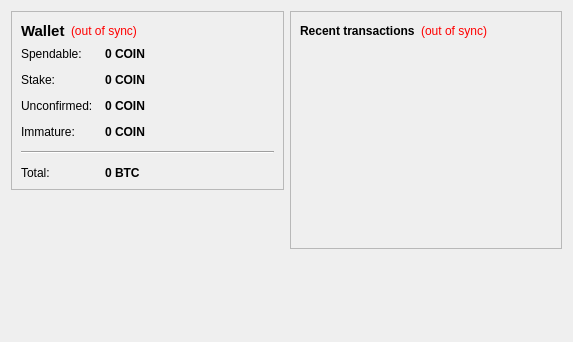
<?xml version="1.0" encoding="UTF-8"?>
<ui version="4.0">
 <class>OverviewPage</class>
 <widget class="QWidget" name="OverviewPage">
  <property name="geometry">
   <rect>
    <x>0</x>
    <y>0</y>
    <width>573</width>
    <height>342</height>
   </rect>
  </property>
  <property name="windowTitle">
   <string>Form</string>
  </property>
  <layout class="QHBoxLayout" name="horizontalLayout" stretch="1,1">
   <item>
    <layout class="QVBoxLayout" name="verticalLayout_2">
     <item>
      <widget class="QFrame" name="frame">
       <property name="frameShape">
        <enum>QFrame::StyledPanel</enum>
       </property>
       <property name="frameShadow">
        <enum>QFrame::Raised</enum>
       </property>
       <layout class="QVBoxLayout" name="verticalLayout_4">
        <item>
         <layout class="QHBoxLayout" name="horizontalLayout_4">
          <item>
           <widget class="QLabel" name="label_5">
            <property name="font">
             <font>
              <pointsize>11</pointsize>
              <weight>75</weight>
              <bold>true</bold>
             </font>
            </property>
            <property name="text">
             <string>Wallet</string>
            </property>
           </widget>
          </item>
          <item>
           <widget class="QLabel" name="labelWalletStatus">
            <property name="toolTip">
             <string>The displayed information may be out of date. Your wallet automatically synchronizes with the COIN network after a connection is established, but this process has not completed yet.</string>
            </property>
            <property name="styleSheet">
             <string notr="true">QLabel { color: red; }</string>
            </property>
            <property name="text">
             <string notr="true">(out of sync)</string>
            </property>
            <property name="alignment">
             <set>Qt::AlignLeading|Qt::AlignLeft|Qt::AlignVCenter</set>
            </property>
           </widget>
          </item>
          <item>
           <spacer name="horizontalSpacer_2">
            <property name="orientation">
             <enum>Qt::Horizontal</enum>
            </property>
            <property name="sizeHint" stdset="0">
             <size>
              <width>40</width>
              <height>20</height>
             </size>
            </property>
           </spacer>
          </item>
         </layout>
        </item>
        <item>
         <layout class="QFormLayout" name="formLayout_2">
          <property name="fieldGrowthPolicy">
           <enum>QFormLayout::AllNonFixedFieldsGrow</enum>
          </property>
          <property name="horizontalSpacing">
           <number>12</number>
          </property>
          <property name="verticalSpacing">
           <number>12</number>
          </property>
          <item row="0" column="0">
           <widget class="QLabel" name="label">
            <property name="text">
             <string>Spendable:</string>
            </property>
           </widget>
          </item>
          <item row="0" column="1">
           <widget class="QLabel" name="labelBalance">
            <property name="font">
             <font>
              <weight>75</weight>
              <bold>true</bold>
             </font>
            </property>
            <property name="cursor">
             <cursorShape>IBeamCursor</cursorShape>
            </property>
            <property name="toolTip">
             <string>Your current spendable balance</string>
            </property>
            <property name="text">
             <string notr="true">0 COIN</string>
            </property>
            <property name="textInteractionFlags">
             <set>Qt::LinksAccessibleByMouse|Qt::TextSelectableByKeyboard|Qt::TextSelectableByMouse</set>
            </property>
           </widget>
          </item>
          <item row="1" column="0">
           <widget class="QLabel" name="label_6">
            <property name="text">
             <string>Stake:</string>
            </property>
           </widget>
          </item>
          <item row="1" column="1">
           <widget class="QLabel" name="labelStake">
            <property name="font">
             <font>
              <weight>75</weight>
              <bold>true</bold>
             </font>
            </property>
            <property name="cursor">
             <cursorShape>IBeamCursor</cursorShape>
            </property>
            <property name="toolTip">
             <string>Total of coins that was staked, and do not yet count toward the current balance</string>
            </property>
            <property name="text">
             <string notr="true">0 COIN</string>
            </property>
            <property name="textInteractionFlags">
             <set>Qt::LinksAccessibleByMouse|Qt::TextSelectableByKeyboard|Qt::TextSelectableByMouse</set>
            </property>
           </widget>
          </item>
          <item row="2" column="0">
           <widget class="QLabel" name="label_3">
            <property name="text">
             <string>Unconfirmed:</string>
            </property>
           </widget>
          </item>
          <item row="2" column="1">
           <widget class="QLabel" name="labelUnconfirmed">
            <property name="font">
             <font>
              <weight>75</weight>
              <bold>true</bold>
             </font>
            </property>
            <property name="cursor">
             <cursorShape>IBeamCursor</cursorShape>
            </property>
            <property name="toolTip">
             <string>Total of transactions that have yet to be confirmed, and do not yet count toward the current balance</string>
            </property>
            <property name="text">
             <string notr="true">0 COIN</string>
            </property>
            <property name="textInteractionFlags">
             <set>Qt::LinksAccessibleByMouse|Qt::TextSelectableByKeyboard|Qt::TextSelectableByMouse</set>
            </property>
           </widget>
          </item>
          <item row="3" column="0">
           <widget class="QLabel" name="labelImmatureText">
            <property name="text">
             <string>Immature:</string>
            </property>
           </widget>
          </item>
          <item row="3" column="1">
           <widget class="QLabel" name="labelImmature">
            <property name="font">
             <font>
              <weight>75</weight>
              <bold>true</bold>
             </font>
            </property>
            <property name="toolTip">
             <string>Mined balance that has not yet matured</string>
            </property>
            <property name="text">
             <string notr="true">0 COIN</string>
            </property>
            <property name="textInteractionFlags">
             <set>Qt::LinksAccessibleByMouse|Qt::TextSelectableByKeyboard|Qt::TextSelectableByMouse</set>
            </property>
           </widget>
          </item>
          <item row="4" column="0" colspan="2">
           <widget class="Line" name="line">
            <property name="orientation">
             <enum>Qt::Horizontal</enum>
            </property>
           </widget>
          </item>
          <item row="5" column="0">
           <widget class="QLabel" name="labelTotalText">
            <property name="text">
             <string>Total:</string>
            </property>
           </widget>
          </item>
          <item row="5" column="1">
           <widget class="QLabel" name="labelTotal">
            <property name="font">
             <font>
              <weight>75</weight>
              <bold>true</bold>
             </font>
            </property>
            <property name="cursor">
             <cursorShape>IBeamCursor</cursorShape>
            </property>
            <property name="toolTip">
             <string>Your current total balance</string>
            </property>
            <property name="text">
             <string notr="true">0 BTC</string>
            </property>
            <property name="textInteractionFlags">
             <set>Qt::LinksAccessibleByMouse|Qt::TextSelectableByKeyboard|Qt::TextSelectableByMouse</set>
            </property>
           </widget>
          </item>
         </layout>
        </item>
       </layout>
      </widget>
     </item>
     <item>
      <spacer name="verticalSpacer">
       <property name="orientation">
        <enum>Qt::Vertical</enum>
       </property>
       <property name="sizeHint" stdset="0">
        <size>
         <width>20</width>
         <height>40</height>
        </size>
       </property>
      </spacer>
     </item>
    </layout>
   </item>
   <item>
    <layout class="QVBoxLayout" name="verticalLayout_3">
     <item>
      <widget class="QFrame" name="frame_2">
       <property name="frameShape">
        <enum>QFrame::StyledPanel</enum>
       </property>
       <property name="frameShadow">
        <enum>QFrame::Raised</enum>
       </property>
       <layout class="QVBoxLayout" name="verticalLayout">
        <item>
         <layout class="QHBoxLayout" name="horizontalLayout_2">
          <item>
           <widget class="QLabel" name="label_4">
            <property name="text">
             <string>&lt;b&gt;Recent transactions&lt;/b&gt;</string>
            </property>
           </widget>
          </item>
          <item>
           <widget class="QLabel" name="labelTransactionsStatus">
            <property name="toolTip">
             <string>The displayed information may be out of date. Your wallet automatically synchronizes with the COIN network after a connection is established, but this process has not completed yet.</string>
            </property>
            <property name="styleSheet">
             <string notr="true">QLabel { color: red; }</string>
            </property>
            <property name="text">
             <string notr="true">(out of sync)</string>
            </property>
            <property name="alignment">
             <set>Qt::AlignRight|Qt::AlignTrailing|Qt::AlignVCenter</set>
            </property>
           </widget>
          </item>
          <item>
           <spacer name="horizontalSpacer">
            <property name="orientation">
             <enum>Qt::Horizontal</enum>
            </property>
            <property name="sizeHint" stdset="0">
             <size>
              <width>40</width>
              <height>20</height>
             </size>
            </property>
           </spacer>
          </item>
         </layout>
        </item>
        <item>
         <widget class="QListView" name="listTransactions">
          <property name="styleSheet">
           <string notr="true">QListView { background: transparent; }</string>
          </property>
          <property name="frameShape">
           <enum>QFrame::NoFrame</enum>
          </property>
          <property name="verticalScrollBarPolicy">
           <enum>Qt::ScrollBarAlwaysOff</enum>
          </property>
          <property name="horizontalScrollBarPolicy">
           <enum>Qt::ScrollBarAlwaysOff</enum>
          </property>
          <property name="selectionMode">
           <enum>QAbstractItemView::NoSelection</enum>
          </property>
         </widget>
        </item>
       </layout>
      </widget>
     </item>
     <item>
      <spacer name="verticalSpacer_2">
       <property name="orientation">
        <enum>Qt::Vertical</enum>
       </property>
       <property name="sizeHint" stdset="0">
        <size>
         <width>20</width>
         <height>40</height>
        </size>
       </property>
      </spacer>
     </item>
    </layout>
   </item>
  </layout>
 </widget>
 <resources/>
 <connections/>
</ui>
